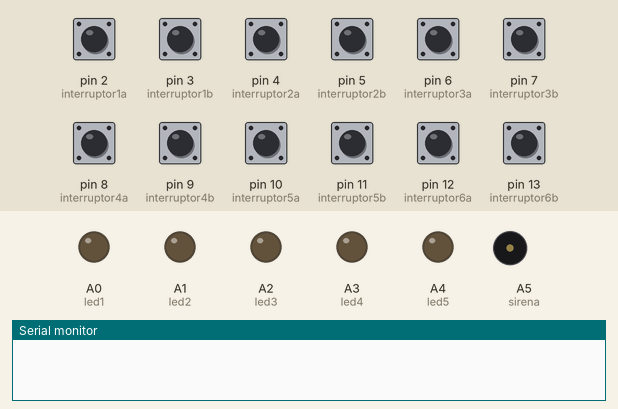
Simulated run of this sketch. Board: Arduino Uno, built with avr-gcc and run on an emulated ATmega328P. Parts: output pins drawn as LEDs (lit = HIGH), buzzer (waves = sounding, pin HIGH), the last lines printed to the serial monitor. Inputs (shaded band) come from the test bench; at power-on: pin 2 (interruptor1a), pin 3 (interruptor1b), pin 4 (interruptor2a), pin 5 (interruptor2b), pin 6 (interruptor3a), pin 7 (interruptor3b), pin 8 (interruptor4a), pin 9 (interruptor4b), pin 10 (interruptor5a), pin 11 (interruptor5b), pin 12 (interruptor6a), pin 13 (interruptor6b) HIGH.

Above: at 0.1 s.
At 10.05 s:
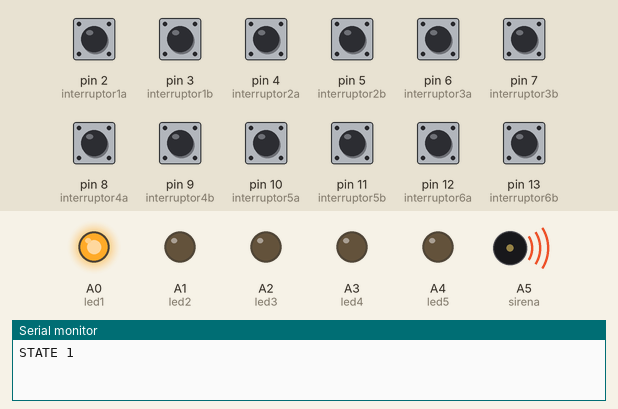
At 11.15 s:
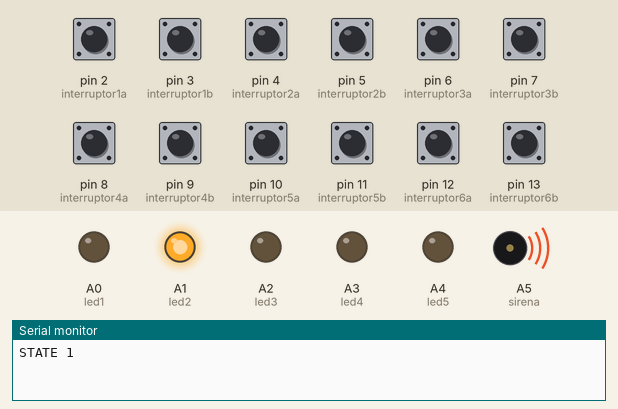
At 12.25 s:
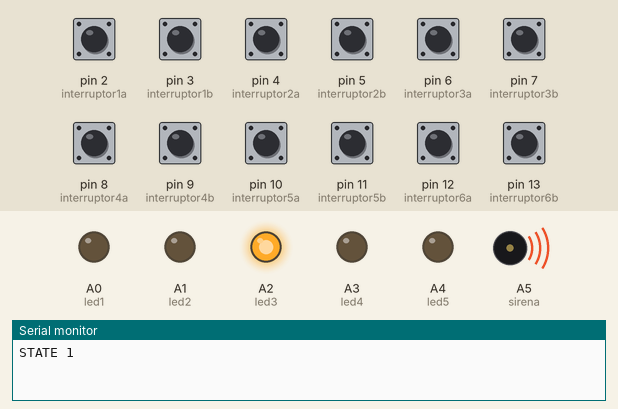
At 14.85 s:
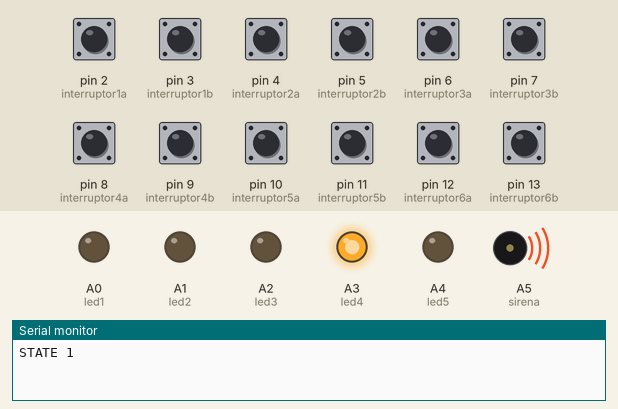
At 19.95 s:
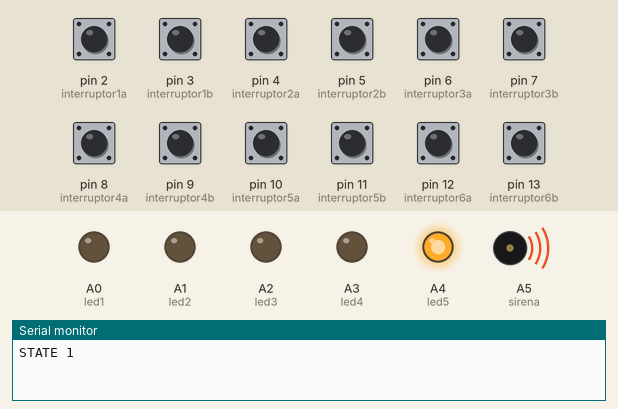
Timing chart, 0 to 21.5 s (numbered marks = the images above):
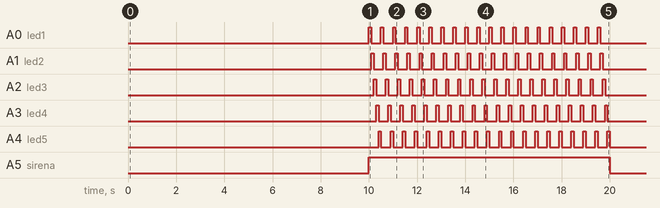

Measured:
- by itself, A0 (led1): LOW → HIGH at 10.0 s, → LOW 0.10 s later, → HIGH 0.40 s later, → LOW 0.10 s later, … (40 changes in this stretch)
- by itself, A1 (led2): LOW → HIGH at 10.1 s, → LOW 0.10 s later, → HIGH 0.40 s later, → LOW 0.10 s later, … (40 changes in this stretch)
- by itself, A2 (led3): LOW → HIGH at 10.2 s, → LOW 0.10 s later, → HIGH 0.40 s later, → LOW 0.10 s later, … (40 changes in this stretch)
- by itself, A3 (led4): LOW → HIGH at 10.3 s, → LOW 0.10 s later, → HIGH 0.40 s later, → LOW 0.10 s later, … (40 changes in this stretch)
- by itself, A4 (led5): LOW → HIGH at 10.4 s, → LOW 0.10 s later, → HIGH 0.40 s later, → LOW 0.10 s later, … (40 changes in this stretch)
- by itself, A5 (sirena): LOW → HIGH at 10.0 s, → LOW 10.0 s later

The sketch:

PROVA.ino
```cpp
const int interruptor1a = 2;
const int interruptor1b = 3;
const int interruptor2a = 4;
const int interruptor2b = 5;
const int interruptor3a = 6;
const int interruptor3b = 7;
const int interruptor4a = 8;
const int interruptor4b = 9;
const int interruptor5a = 10;
const int interruptor5b = 11;
const int interruptor6a = 12;
const int interruptor6b = 13;
const int ajuda = 0;
const int led1 = A0;
const int led2 = A1;
const int led3 = A2;
const int led4 = A3;
const int led5 = A4;
const int sirena = A5;

int estado1a;
int estado1b;
int estado2a;
int estado2b;
int estado3a;
int estado3b;
int estado4a;
int estado4b;
int estado5a;
int estado5b;
int estado6a;
int estado6b;
int estat_ajuda;

int state = 0;

void setup() {
  Serial.begin(9600);
  pinMode(interruptor1a, INPUT_PULLUP);
  pinMode(interruptor1b, INPUT_PULLUP);
  pinMode(interruptor2a, INPUT_PULLUP);
  pinMode(interruptor2b, INPUT_PULLUP);
  pinMode(interruptor3a, INPUT_PULLUP);
  pinMode(interruptor3b, INPUT_PULLUP);
  pinMode(interruptor4a, INPUT_PULLUP);
  pinMode(interruptor4b, INPUT_PULLUP);
  pinMode(interruptor5a, INPUT_PULLUP);
  pinMode(interruptor5b, INPUT_PULLUP);
  pinMode(interruptor6a, INPUT_PULLUP);
  pinMode(interruptor6b, INPUT_PULLUP);
  pinMode(ajuda,INPUT);
  pinMode(led1,OUTPUT);
  pinMode(led2,OUTPUT);
  pinMode(led3,OUTPUT);
  pinMode(led4,OUTPUT);
  pinMode(led5,OUTPUT);
  pinMode(sirena,OUTPUT);
  pinMode(1,OUTPUT);

}

void comprovar_estat(){
  estado1a = digitalRead(interruptor1a);
  estado1b = digitalRead(interruptor1b);
  estado2a = digitalRead(interruptor2a);
  estado2b = digitalRead(interruptor2b);
  estado3a = digitalRead(interruptor3a);
  estado3b = digitalRead(interruptor3b);
  estado4a = digitalRead(interruptor4a);
  estado4b = digitalRead(interruptor4b);
  estado5a = digitalRead(interruptor5a);
  estado5b = digitalRead(interruptor5b);
  estado6a = digitalRead(interruptor6a);
  estado6b = digitalRead(interruptor6b);
  estat_ajuda = digitalRead(ajuda);
  //Serial.print(estat_ajuda);
}

void leds(){
  for (int i=0; i<20;i++){
    digitalWrite(led1, HIGH);
    delay(100);
    digitalWrite(led1, LOW);
    digitalWrite(led2, HIGH);
    delay(100);
    digitalWrite(led2, LOW);
    digitalWrite(led3, HIGH);
    delay(100);
    digitalWrite(led3, LOW);
    digitalWrite(led4, HIGH);
    delay(100);
    digitalWrite(led4, LOW);
    digitalWrite(led5, HIGH);
    delay(100);
    digitalWrite(led5, LOW);
  }

}
void loop() {
  digitalWrite(sirena,LOW);
  digitalWrite(led1, LOW);
  digitalWrite(led2, LOW);
  digitalWrite(led3, LOW);
  digitalWrite(led4, LOW);
  digitalWrite(led5, LOW);
  //Serial.println("INICI timeout");
  delay(10000);
  //Serial.println("FI timeout");
  while(1){

    switch (state){

      case 0: // no esta correcte la combinació
        Serial.println("STATE 1");
        digitalWrite(sirena, LOW);
        digitalWrite(led1, LOW);
        digitalWrite(led2, LOW);
        digitalWrite(led3, LOW);
        digitalWrite(led4, LOW);
        digitalWrite(led5, LOW);
        //Serial.println("Estat 0");
        comprovar_estat();
        if (estat_ajuda == LOW){
          state = 1;
        }else if  (estado1a == LOW && estado1b == HIGH && estado2a == HIGH && estado2b == HIGH && estado3a == HIGH && estado3b == HIGH && estado4a == HIGH && estado4b == LOW && estado5a == LOW && estado5b == HIGH && estado6a == LOW && estado6b == HIGH){
          state = 1;
        }else{
          state = 0;
        }
        break;
      case 1: // acertada combinació
        //Serial.println("Estat 1");
        //Serial.println("STATE 2");
        state = 2;
        digitalWrite(sirena, HIGH);
        leds();
        digitalWrite(sirena, LOW);

        break;
      case 2: // ha acabat la sirena i els leds pero segueixen els pusladors al seu lloc, falta reiniciar
        //Serial.println("Estat 2");
        Serial.println("STATE 3");
        digitalWrite(sirena, LOW);
        digitalWrite(led1, LOW);
        digitalWrite(led2, LOW);
        digitalWrite(led3, LOW);
        digitalWrite(led4, LOW);
        digitalWrite(led5, LOW);
        comprovar_estat();
        if (estado1a == LOW && estado1b == HIGH && estado2a == HIGH && estado2b == HIGH && estado3a == HIGH && estado3b == HIGH && estado4a == LOW && estado4b == HIGH && estado5a == LOW && estado5b == HIGH && estado6a == HIGH && estado6b == LOW){
          state = 0;
          digitalWrite(led1,HIGH);
          digitalWrite(led2,HIGH);
          digitalWrite(led3,HIGH);
          digitalWrite(led4,HIGH);
          digitalWrite(led5,HIGH);
          delay(1000);
          digitalWrite(led1,LOW);
          digitalWrite(led2,LOW);
          digitalWrite(led3,LOW);
          digitalWrite(led4,LOW);
          digitalWrite(led5,LOW);
        }else{
          state = 2;
        }
        break;
    }
  }
}
```
